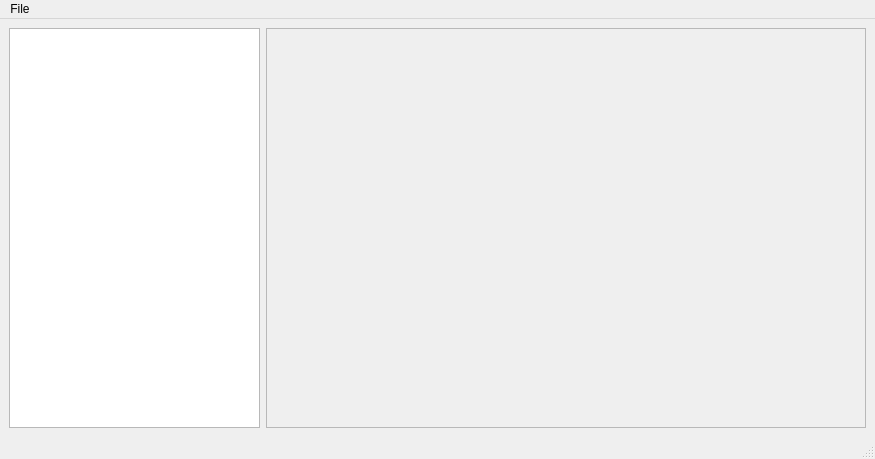
<?xml version="1.0" encoding="UTF-8"?>
<ui version="4.0">
 <class>MainWindow</class>
 <widget class="QMainWindow" name="MainWindow">
  <property name="geometry">
   <rect>
    <x>0</x>
    <y>0</y>
    <width>875</width>
    <height>454</height>
   </rect>
  </property>
  <property name="windowTitle">
   <string>MainWindow</string>
  </property>
  <widget class="QWidget" name="centralwidget">
   <layout class="QHBoxLayout" name="horizontalLayout">
    <item>
     <widget class="QTextEdit" name="xmlEdit"/>
    </item>
    <item>
     <widget class="QFrame" name="rvizFrame">
      <property name="sizePolicy">
       <sizepolicy hsizetype="Expanding" vsizetype="Expanding">
        <horstretch>0</horstretch>
        <verstretch>0</verstretch>
       </sizepolicy>
      </property>
      <property name="minimumSize">
       <size>
        <width>600</width>
        <height>400</height>
       </size>
      </property>
      <property name="frameShape">
       <enum>QFrame::StyledPanel</enum>
      </property>
      <property name="frameShadow">
       <enum>QFrame::Raised</enum>
      </property>
     </widget>
    </item>
   </layout>
  </widget>
  <widget class="QMenuBar" name="menubar">
   <property name="geometry">
    <rect>
     <x>0</x>
     <y>0</y>
     <width>875</width>
     <height>18</height>
    </rect>
   </property>
   <widget class="QMenu" name="menuFile">
    <property name="title">
     <string>File</string>
    </property>
    <addaction name="actionOpen"/>
    <addaction name="actionSave"/>
    <addaction name="actionSave_As"/>
    <addaction name="actionExit"/>
    <addaction name="actionHaha"/>
   </widget>
   <addaction name="menuFile"/>
  </widget>
  <widget class="QStatusBar" name="statusbar"/>
  <action name="actionExit">
   <property name="text">
    <string>Exit</string>
   </property>
   <property name="shortcut">
    <string>Ctrl+Q</string>
   </property>
  </action>
  <action name="actionOpen">
   <property name="text">
    <string>Open</string>
   </property>
   <property name="shortcut">
    <string>Ctrl+O</string>
   </property>
  </action>
  <action name="actionSave">
   <property name="text">
    <string>Save</string>
   </property>
   <property name="shortcut">
    <string>Ctrl+S</string>
   </property>
  </action>
  <action name="actionSave_As">
   <property name="text">
    <string>Save As</string>
   </property>
  </action>
  <action name="actionHaha">
   <property name="text">
    <string>haha</string>
   </property>
  </action>
 </widget>
 <resources/>
 <connections/>
</ui>
